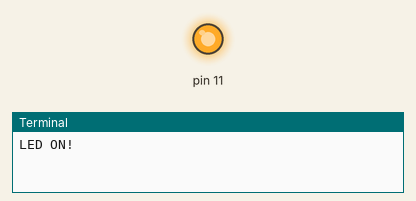
This program was run on a simulated Raspberry Pi (header pin numbers). Parts: output pins drawn as LEDs (lit = HIGH), the last lines printed to the terminal.

Above: at 1.0 s.
At 3.0 s:
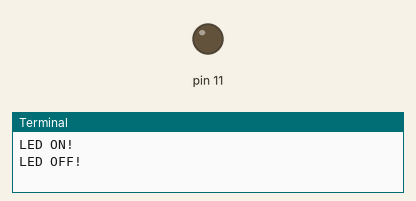
Timing chart, 0 to 5.2 s (numbered marks = the images above):
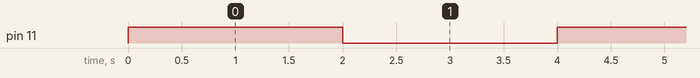

The program:

one_led_blink.py
```python
import RPi.GPIO as GPIO
import time

GPIO.setmode(GPIO.BOARD)
GPIO.setup(11, GPIO.OUT)

while True:
    GPIO.output(11, True)
    print "LED ON!"
    time.sleep(2)
    GPIO.output(11, False)
    print "LED OFF!"
    time.sleep(2)
```

Measured:
- by itself, pin 11: alternates HIGH for 2.0 s and LOW for 2.0 s
